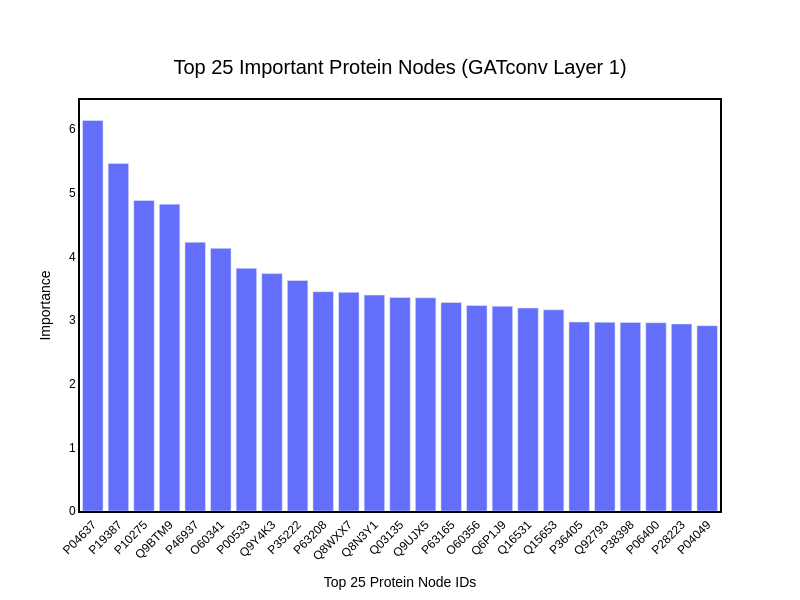
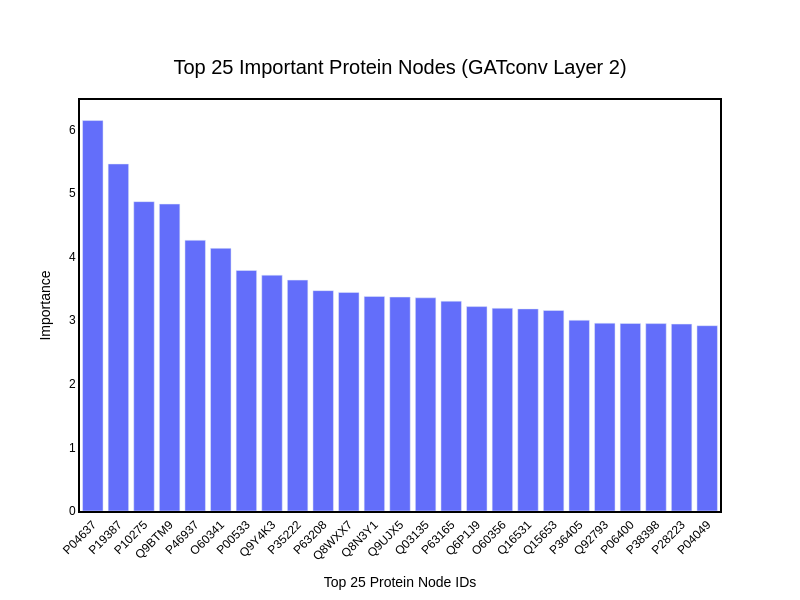
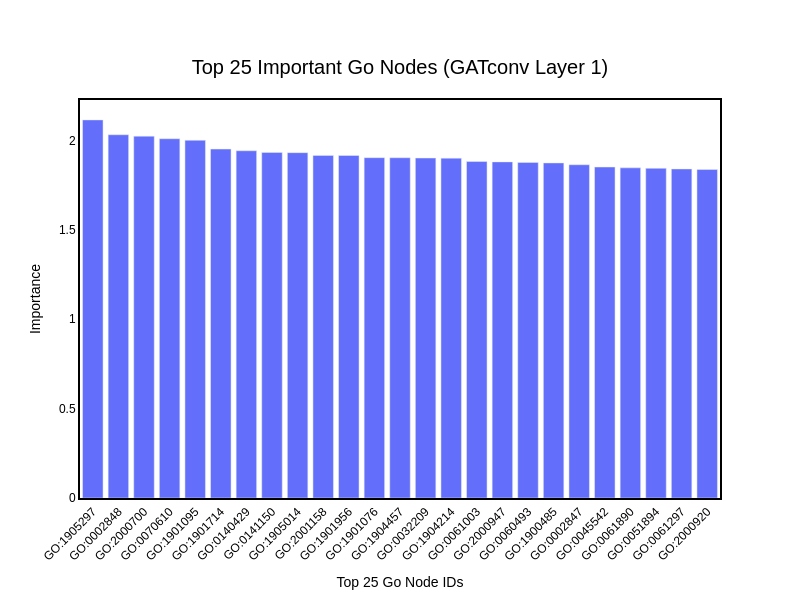
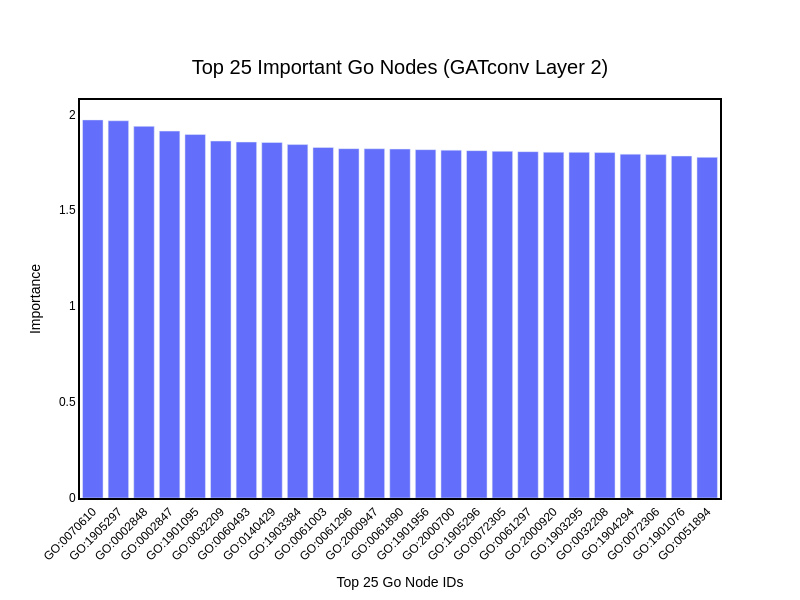

Source (notebook cell) for these figures, in order:
### Code cell
# Extract attention weights

results, plots = plot_node_importance(
    model=model,
    hetero_data=protgo_dataset.hetero_data,
    save_path=save_path,
    top_n=25,
)

# plots
for fig in plots:
    fig.show()

### Figure 1 — Plotly figure (JSON) as saved in the notebook; plotly's stock layout.template omitted (floating-point values rounded to 4 significant figures)
{"data": [{"type": "bar", "x": ["P04637", "P19387", "P10275", "Q9BTM9", "P46937", "O60341", "P00533", "Q9Y4K3", "P35222", "P63208", "Q8WXX7", "Q8N3Y1", "Q03135", "Q9UJX5", "P63165", "O60356", "Q6P1J9", "Q16531", "Q15653", "P36405", "Q92793", "P38398", "P06400", "P28223", "P04049"], "y": [6.136, 5.46, 4.88, 4.82, 4.223, 4.127, 3.813, 3.73, 3.622, 3.447, 3.436, 3.392, 3.355, 3.349, 3.276, 3.229, 3.218, 3.189, 3.161, 2.97, 2.965, 2.962, 2.958, 2.939, 2.912]}], "layout": {"font": {"color": "black", "family": "Arial, sans-serif", "size": 12}, "height": 600, "plot_bgcolor": "white", "title": {"font": {"size": 20}, "text": "Top 25 Important Protein Nodes (GATconv Layer 1)", "x": 0.5, "xanchor": "center", "y": 0.9, "yanchor": "top"}, "width": 800, "xaxis": {"linecolor": "black", "linewidth": 2, "mirror": true, "showgrid": false, "showline": true, "tickangle": -45, "title": {"text": "Top 25 Protein Node IDs"}, "zeroline": false}, "yaxis": {"linecolor": "black", "linewidth": 2, "mirror": true, "showgrid": false, "showline": true, "title": {"text": "Importance"}, "zeroline": false}}}

### Figure 2 — Plotly figure (JSON) as saved in the notebook; plotly's stock layout.template omitted (floating-point values rounded to 4 significant figures)
{"data": [{"type": "bar", "x": ["P04637", "P19387", "P10275", "Q9BTM9", "P46937", "O60341", "P00533", "Q9Y4K3", "P35222", "P63208", "Q8WXX7", "Q8N3Y1", "Q9UJX5", "Q03135", "P63165", "Q6P1J9", "O60356", "Q16531", "Q15653", "P36405", "Q92793", "P06400", "P38398", "P28223", "P04049"], "y": [6.141, 5.458, 4.866, 4.828, 4.258, 4.131, 3.784, 3.709, 3.632, 3.466, 3.438, 3.375, 3.365, 3.353, 3.301, 3.215, 3.189, 3.179, 3.154, 3.0, 2.954, 2.95, 2.948, 2.94, 2.915]}], "layout": {"font": {"color": "black", "family": "Arial, sans-serif", "size": 12}, "height": 600, "plot_bgcolor": "white", "title": {"font": {"size": 20}, "text": "Top 25 Important Protein Nodes (GATconv Layer 2)", "x": 0.5, "xanchor": "center", "y": 0.9, "yanchor": "top"}, "width": 800, "xaxis": {"linecolor": "black", "linewidth": 2, "mirror": true, "showgrid": false, "showline": true, "tickangle": -45, "title": {"text": "Top 25 Protein Node IDs"}, "zeroline": false}, "yaxis": {"linecolor": "black", "linewidth": 2, "mirror": true, "showgrid": false, "showline": true, "title": {"text": "Importance"}, "zeroline": false}}}

### Figure 3 — Plotly figure (JSON) as saved in the notebook; plotly's stock layout.template omitted (floating-point values rounded to 4 significant figures)
{"data": [{"type": "bar", "x": ["GO:1905297", "GO:0002848", "GO:2000700", "GO:0070610", "GO:1901095", "GO:1901714", "GO:0140429", "GO:0141150", "GO:1905014", "GO:2001158", "GO:1901956", "GO:1901076", "GO:1904457", "GO:0032209", "GO:1904214", "GO:0061003", "GO:2000947", "GO:0060493", "GO:1900485", "GO:0002847", "GO:0045542", "GO:0061890", "GO:0051894", "GO:0061297", "GO:2000920"], "y": [2.115, 2.032, 2.024, 2.01, 2.001, 1.952, 1.942, 1.933, 1.932, 1.917, 1.916, 1.904, 1.904, 1.902, 1.901, 1.882, 1.88, 1.877, 1.875, 1.864, 1.852, 1.847, 1.844, 1.841, 1.838]}], "layout": {"font": {"color": "black", "family": "Arial, sans-serif", "size": 12}, "height": 600, "plot_bgcolor": "white", "title": {"font": {"size": 20}, "text": "Top 25 Important Go Nodes (GATconv Layer 1)", "x": 0.5, "xanchor": "center", "y": 0.9, "yanchor": "top"}, "width": 800, "xaxis": {"linecolor": "black", "linewidth": 2, "mirror": true, "showgrid": false, "showline": true, "tickangle": -45, "title": {"text": "Top 25 Go Node IDs"}, "zeroline": false}, "yaxis": {"linecolor": "black", "linewidth": 2, "mirror": true, "showgrid": false, "showline": true, "title": {"text": "Importance"}, "zeroline": false}}}

### Figure 4 — Plotly figure (JSON) as saved in the notebook; plotly's stock layout.template omitted (floating-point values rounded to 4 significant figures)
{"data": [{"type": "bar", "x": ["GO:0070610", "GO:1905297", "GO:0002848", "GO:0002847", "GO:1901095", "GO:0032209", "GO:0060493", "GO:0140429", "GO:1903384", "GO:0061003", "GO:0061296", "GO:2000947", "GO:0061890", "GO:1901956", "GO:2000700", "GO:1905296", "GO:0072305", "GO:0061297", "GO:2000920", "GO:1903295", "GO:0032208", "GO:1904294", "GO:0072306", "GO:1901076", "GO:0051894"], "y": [1.971, 1.966, 1.937, 1.913, 1.895, 1.861, 1.855, 1.853, 1.842, 1.827, 1.821, 1.821, 1.819, 1.816, 1.813, 1.811, 1.807, 1.805, 1.803, 1.802, 1.801, 1.792, 1.79, 1.783, 1.776]}], "layout": {"font": {"color": "black", "family": "Arial, sans-serif", "size": 12}, "height": 600, "plot_bgcolor": "white", "title": {"font": {"size": 20}, "text": "Top 25 Important Go Nodes (GATconv Layer 2)", "x": 0.5, "xanchor": "center", "y": 0.9, "yanchor": "top"}, "width": 800, "xaxis": {"linecolor": "black", "linewidth": 2, "mirror": true, "showgrid": false, "showline": true, "tickangle": -45, "title": {"text": "Top 25 Go Node IDs"}, "zeroline": false}, "yaxis": {"linecolor": "black", "linewidth": 2, "mirror": true, "showgrid": false, "showline": true, "title": {"text": "Importance"}, "zeroline": false}}}
